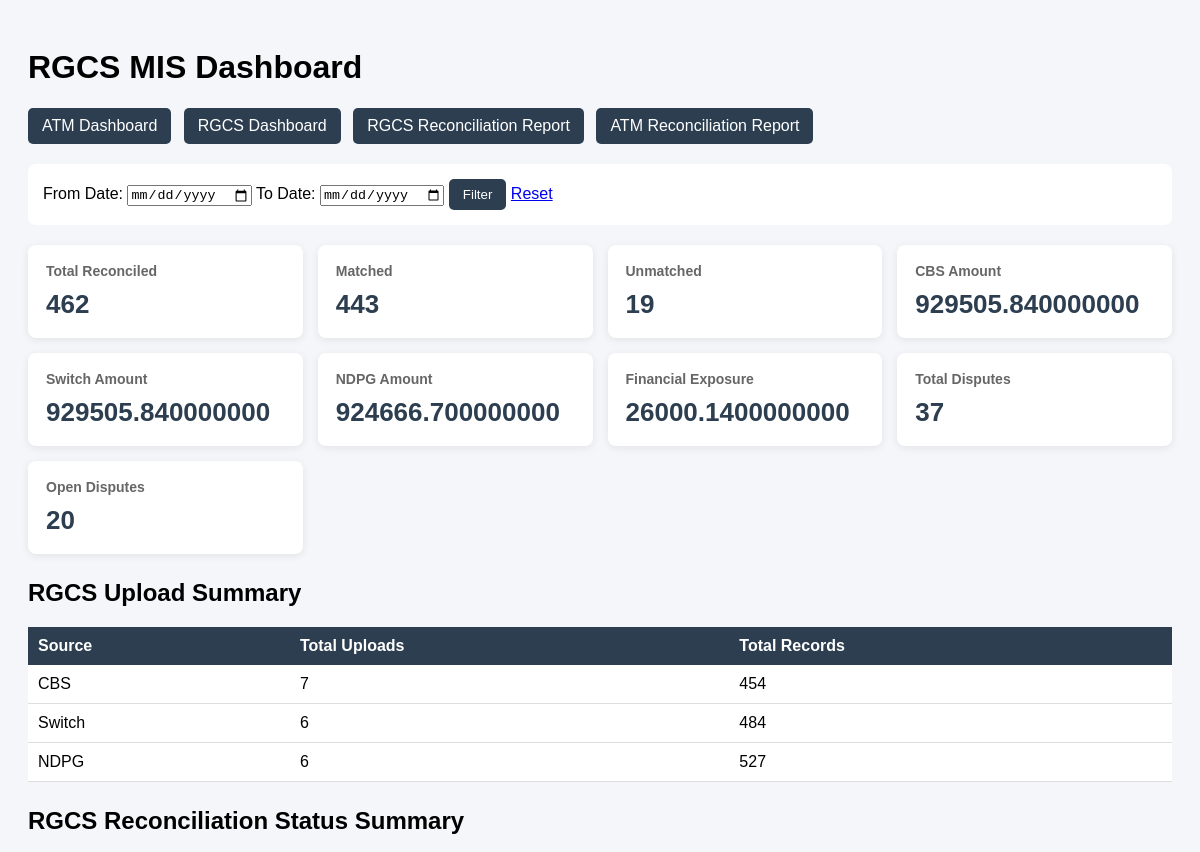
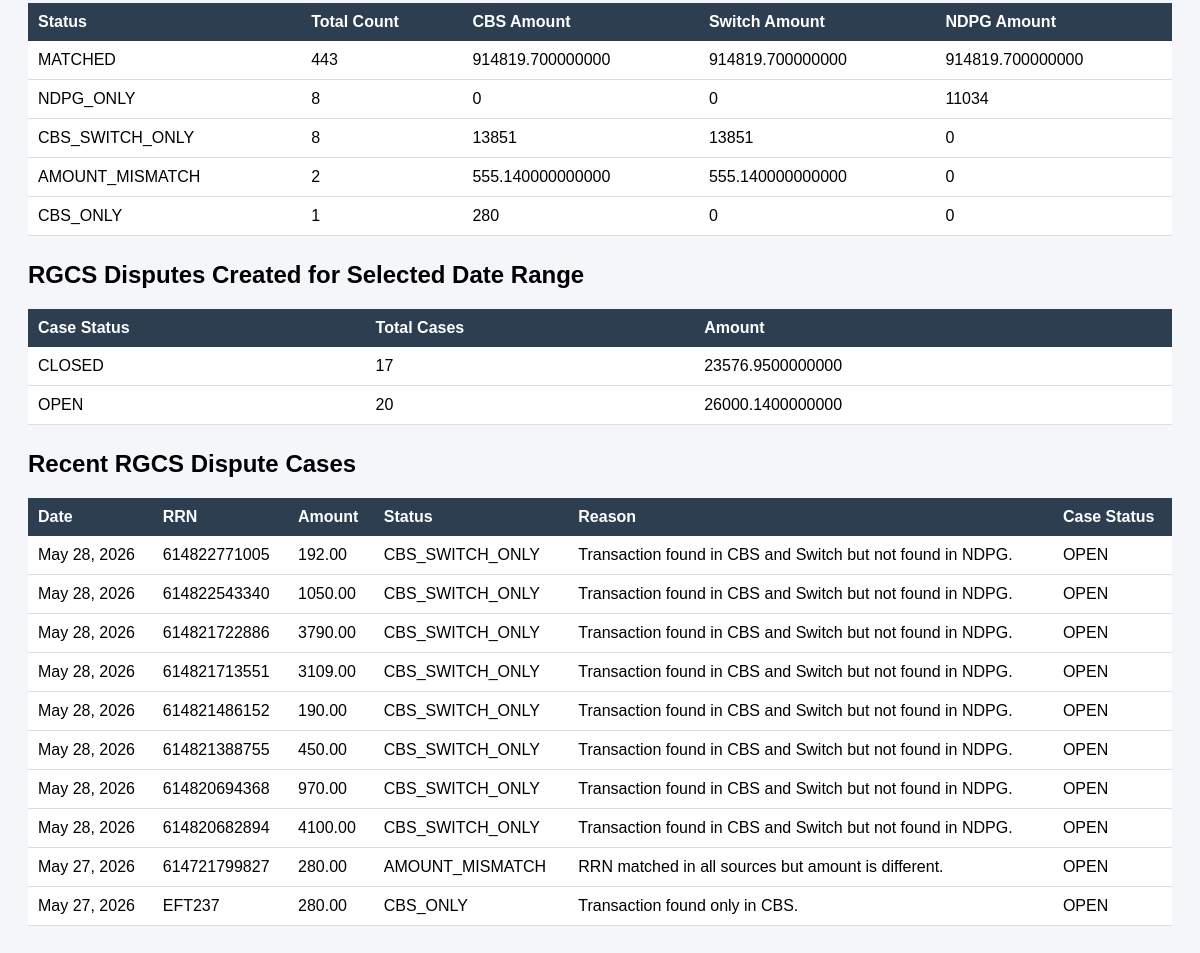
Page /mis/rgcs-dashboard/ on the committed database (2 pictures, top to bottom).
### disputes/models.py (models this page shows, shortened)
class RGCSDisputeCase(models.Model):
    transaction_date = models.DateField(db_index=True)
    rrn = models.CharField(max_length=30, db_index=True)
    disputed_amount = models.DecimalField(max_digits=15, decimal_places=2, blank=True, null=True)
    source_status = models.CharField(max_length=50, db_index=True)
    dispute_reason = models.CharField(max_length=200, blank=True, null=True)
    case_status = models.CharField(max_length=30, default="OPEN", db_index=True)
    assigned_to = models.CharField(max_length=100, blank=True, null=True)
    remarks = models.TextField(blank=True, null=True)
    created_at = models.DateTimeField(auto_now_add=True)
    updated_at = models.DateTimeField(auto_now=True)
    class Meta:
        unique_together = ("transaction_date", "rrn", "source_status")
        ordering = ["-transaction_date", "rrn"]

### mis_dashboard/views.py (the view)
def rgcs_dashboard_view(request):
    from_date = request.GET.get("from_date")
    to_date = request.GET.get("to_date")
    context = {
        "summary": RGCSDashboardService.enterprise_summary(from_date, to_date),
        "status_summary": RGCSDashboardService.status_summary(from_date, to_date),
        "upload_summary": RGCSDashboardService.upload_summary(from_date, to_date),
        "dispute_status_summary": RGCSDashboardService.dispute_status_summary(from_date, to_date),
        "recent_disputes": RGCSDashboardService.recent_disputes(from_date, to_date),
        "selected_from_date": from_date,
        "selected_to_date": to_date,
    }
    return render(
        request,
        "mis_dashboard/rgcs_dashboard.html",
        context
    )

### mis_dashboard/services/rgcs_dashboard_service.py (called while the page is built)
    @staticmethod
    def safe_sum(qs, field_name):
        return qs.aggregate(total=Sum(field_name)).get("total") or Decimal("0.00")

    @staticmethod
    def get_cbs_qs(from_date=None, to_date=None):
        qs = RGCSCBSTransaction.objects.all()
        if from_date:
            qs = qs.filter(transaction_date__gte=from_date)
        if to_date:
            qs = qs.filter(transaction_date__lte=to_date)
        return qs

    @staticmethod
    def get_switch_qs(from_date=None, to_date=None):
        qs = RGCSSwitchTransaction.objects.all()
        if from_date:
            qs = qs.filter(tranx_date__gte=from_date)
        if to_date:
            qs = qs.filter(tranx_date__lte=to_date)
        return qs

    @staticmethod
    def get_ndpg_qs(from_date=None, to_date=None):
        qs = RGCSRawTransaction.objects.all()
        if from_date:
            qs = qs.filter(transaction_date__gte=from_date)
        if to_date:
            qs = qs.filter(transaction_date__lte=to_date)
        return qs

    @staticmethod
    def get_recon_qs(from_date=None, to_date=None):
        qs = RGCSReconciliationResult.objects.all()
        if from_date:
            qs = qs.filter(transaction_date__gte=from_date)
        if to_date:
            qs = qs.filter(transaction_date__lte=to_date)
        return qs

    @staticmethod
    def get_dispute_qs(from_date=None, to_date=None):
        qs = RGCSDisputeCase.objects.all()
        if from_date:
            qs = qs.filter(transaction_date__gte=from_date)
        if to_date:
            qs = qs.filter(transaction_date__lte=to_date)
        return qs

    @staticmethod
    def status_summary(from_date=None, to_date=None):
        return list(
            RGCSDashboardService.get_recon_qs(from_date, to_date)
            .values("status")
            .annotate(
                total=Count("id"),
                cbs_amount=Sum("cbs_amount"),
                switch_amount=Sum("switch_amount"),
                ndpg_amount=Sum("ndpg_amount"),
            )
            .order_by("-total")
        )

    @staticmethod
    def dispute_status_summary(from_date=None, to_date=None):
        return list(
            RGCSDashboardService.get_dispute_qs(from_date, to_date)
            .values("case_status")
            .annotate(total=Count("id"), amount=Sum("disputed_amount"))
            .order_by("case_status")
        )

### mis_dashboard/templates/mis_dashboard/rgcs_dashboard.html (shortened to what this page needs)
<!DOCTYPE html>
<html>
<head>
</head>
<body>
<h1>RGCS MIS Dashboard</h1>
<div class="nav-links">
    <a href="{% url 'mis_dashboard:dashboard' %}">ATM Dashboard</a>
    <a href="{% url 'mis_dashboard:rgcs_dashboard' %}">RGCS Dashboard</a>
    <a href="{% url 'mis_dashboard:rgcs_reconciliation_report' %}">RGCS Reconciliation Report</a>
    <a href="{% url 'mis_dashboard:reconciliation_report' %}">ATM Reconciliation Report</a>
</div>
<div class="filter-box">
<form method="get">
        <label>From Date:</label>
        <input type="date" name="from_date" value="{{ selected_from_date|default:'' }}">
        <label>To Date:</label>
        <input type="date" name="to_date" value="{{ selected_to_date|default:'' }}">
        <button type="submit">Filter</button>
        <a href="{% url 'mis_dashboard:rgcs_dashboard' %}">Reset</a>
    </form>
</div>
<div class="cards">
    <div class="card">
        <h3>Total Reconciled</h3>
        <p>{{ summary.total_reconciled }}</p>
    </div>
    <div class="card">
        <h3>Matched</h3>
        <p>{{ summary.matched }}</p>
    </div>
    <div class="card">
        <h3>Unmatched</h3>
        <p>{{ summary.unmatched }}</p>
    </div>
    <div class="card">
        <h3>CBS Amount</h3>
        <p>{{ summary.cbs_amount }}</p>
    </div>
    <div class="card">
        <h3>Switch Amount</h3>
        <p>{{ summary.switch_amount }}</p>
    </div>
    <div class="card">
        <h3>NDPG Amount</h3>
        <p>{{ summary.ndpg_amount }}</p>
    </div>
    <div class="card">
        <h3>Financial Exposure</h3>
        <p>{{ summary.financial_exposure }}</p>
    </div>
    <div class="card">
        <h3>Total Disputes</h3>
        <p>{{ summary.total_disputes }}</p>
    </div>
    <div class="card">
        <h3>Open Disputes</h3>
        <p>{{ summary.open_disputes }}</p>
    </div>
</div>
<h2>RGCS Upload Summary</h2>
<table>
    <tr>
        <th>Source</th>
        <th>Total Uploads</th>
        <th>Total Records</th>
    </tr>
    <tr>
        <td>CBS</td>
        <td>{{ upload_summary.cbs_uploads }}</td>
        <td>{{ upload_summary.cbs_records }}</td>
    </tr>
    <tr>
        <td>Switch</td>
        <td>{{ upload_summary.switch_uploads }}</td>
        <td>{{ upload_summary.switch_records }}</td>
    </tr>
    <tr>
        <td>NDPG</td>
        <td>{{ upload_summary.ndpg_uploads }}</td>
        <td>{{ upload_summary.ndpg_records }}</td>
    </tr>
</table>
<h2>RGCS Reconciliation Status Summary</h2>
<table>
    <tr>
        <th>Status</th>
        <th>Total Count</th>
        <th>CBS Amount</th>
        <th>Switch Amount</th>
        <th>NDPG Amount</th>
    </tr>
    {% for row in status_summary %}
    <tr>
        <td>{{ row.status }}</td>
        <td>{{ row.total }}</td>
        <td>{{ row.cbs_amount|default:0 }}</td>
        <td>{{ row.switch_amount|default:0 }}</td>
        <td>{{ row.ndpg_amount|default:0 }}</td>
    </tr>
    {% empty %}
    <tr>
        <td colspan="5">No RGCS reconciliation data found.</td>
    </tr>
    {% endfor %}
</table>
<h2>RGCS Disputes Created for Selected Date Range</h2>
<table>
    <tr>
        <th>Case Status</th>
        <th>Total Cases</th>
        <th>Amount</th>
    </tr>
    {% for row in dispute_status_summary %}
    <tr>
        <td>{{ row.case_status }}</td>
        <td>{{ row.total }}</td>
        <td>{{ row.amount|default:0 }}</td>
    </tr>
    {% empty %}
    <tr>
        <td colspan="3">No RGCS disputes found for selected date range.</td>
    </tr>
    {% endfor %}
</table>
<h2>Recent RGCS Dispute Cases</h2>
<table>
    <tr>
        <th>Date</th>
        <th>RRN</th>
        <th>Amount</th>
        <th>Status</th>
        <th>Reason</th>
        <th>Case Status</th>
    </tr>
    {% for row in recent_disputes %}
    <tr>
        <td>{{ row.transaction_date }}</td>
        <td>{{ row.rrn }}</td>
        <td>{{ row.disputed_amount }}</td>
        <td>{{ row.source_status }}</td>
        <td>{{ row.dispute_reason }}</td>
        <td>{{ row.case_status }}</td>
    </tr>
    {% empty %}
    <tr>
        <td colspan="6">No recent RGCS disputes found.</td>
    </tr>
    {% endfor %}
</table>
</body>
</html>

### mis_dashboard/templates/mis_dashboard/rgcs_dashboard.html (style rules this page uses)
body { font-family: Arial, sans-serif; background: #f4f6f9; padding: 20px; }
.nav-links { margin-bottom: 20px; }
.nav-links a { display: inline-block; background: #2c3e50; color: white; padding: 9px 14px; text-decoration: none; border-radius: 5px; margin-right: 8px; }
.filter-box { background: white; padding: 15px; border-radius: 8px; margin-bottom: 20px; }
.cards { display: grid; grid-template-columns: repeat(auto-fit, minmax(220px, 1fr)); gap: 15px; margin-bottom: 25px; }
.card { background: white; padding: 18px; border-radius: 8px; box-shadow: 0 2px 8px rgba(0,0,0,0.08); }
.card h3 { margin: 0; font-size: 14px; color: #666; }
.card p { font-size: 26px; font-weight: bold; margin: 10px 0 0; color: #2c3e50; }
table { width: 100%; border-collapse: collapse; background: white; margin-bottom: 25px; }
th { background: #2c3e50; color: white; padding: 10px; text-align: left; }
td { padding: 10px; border-bottom: 1px solid #ddd; }
button { background: #2c3e50; color: white; border: none; padding: 8px 14px; border-radius: 5px; }

### rows in the picture
RGCSDisputeCase: transaction_date "May 28, 2026", rrn "614822771005", disputed_amount "192.00", source_status "CBS_SWITCH_ONLY", dispute_reason "Transaction found in CBS and Switch but not found in NDPG.", case_status "OPEN"
RGCSDisputeCase: transaction_date "May 28, 2026", rrn "614822543340", disputed_amount "1050.00", source_status "CBS_SWITCH_ONLY", dispute_reason "Transaction found in CBS and Switch but not found in NDPG.", case_status "OPEN"
RGCSDisputeCase: transaction_date "May 28, 2026", rrn "614821722886", disputed_amount "3790.00", source_status "CBS_SWITCH_ONLY", dispute_reason "Transaction found in CBS and Switch but not found in NDPG.", case_status "OPEN"
RGCSDisputeCase: transaction_date "May 28, 2026", rrn "614821713551", disputed_amount "3109.00", source_status "CBS_SWITCH_ONLY", dispute_reason "Transaction found in CBS and Switch but not found in NDPG.", case_status "OPEN"
RGCSDisputeCase: transaction_date "May 28, 2026", rrn "614821486152", disputed_amount "190.00", source_status "CBS_SWITCH_ONLY", dispute_reason "Transaction found in CBS and Switch but not found in NDPG.", case_status "OPEN"
RGCSDisputeCase: transaction_date "May 28, 2026", rrn "614821388755", disputed_amount "450.00", source_status "CBS_SWITCH_ONLY", dispute_reason "Transaction found in CBS and Switch but not found in NDPG.", case_status "OPEN"
RGCSDisputeCase: transaction_date "May 28, 2026", rrn "614820694368", disputed_amount "970.00", source_status "CBS_SWITCH_ONLY", dispute_reason "Transaction found in CBS and Switch but not found in NDPG.", case_status "OPEN"
RGCSDisputeCase: transaction_date "May 28, 2026", rrn "614820682894", disputed_amount "4100.00", source_status "CBS_SWITCH_ONLY", dispute_reason "Transaction found in CBS and Switch but not found in NDPG.", case_status "OPEN"
RGCSDisputeCase: transaction_date "May 27, 2026", rrn "614721799827", disputed_amount "280.00", source_status "AMOUNT_MISMATCH", dispute_reason "RRN matched in all sources but amount is different.", case_status "OPEN"
RGCSDisputeCase: transaction_date "May 27, 2026", rrn "EFT237", disputed_amount "280.00", source_status "CBS_ONLY", dispute_reason "Transaction found only in CBS.", case_status "OPEN"

### other values in the picture
{{ summary.total_reconciled }} "462"
{{ summary.matched }} "443"
{{ summary.unmatched }} "19"
{{ summary.cbs_amount }} "929505.840000000"
{{ summary.switch_amount }} "929505.840000000"
{{ summary.ndpg_amount }} "924666.700000000"
{{ summary.financial_exposure }} "26000.1400000000"
{{ summary.total_disputes }} "37"
{{ summary.open_disputes }} "20"
{{ upload_summary.cbs_uploads }} "7"
{{ upload_summary.cbs_records }} "454"
{{ upload_summary.switch_uploads }} "6"
{{ upload_summary.switch_records }} "484"
{{ upload_summary.ndpg_uploads }} "6"
{{ upload_summary.ndpg_records }} "527"
